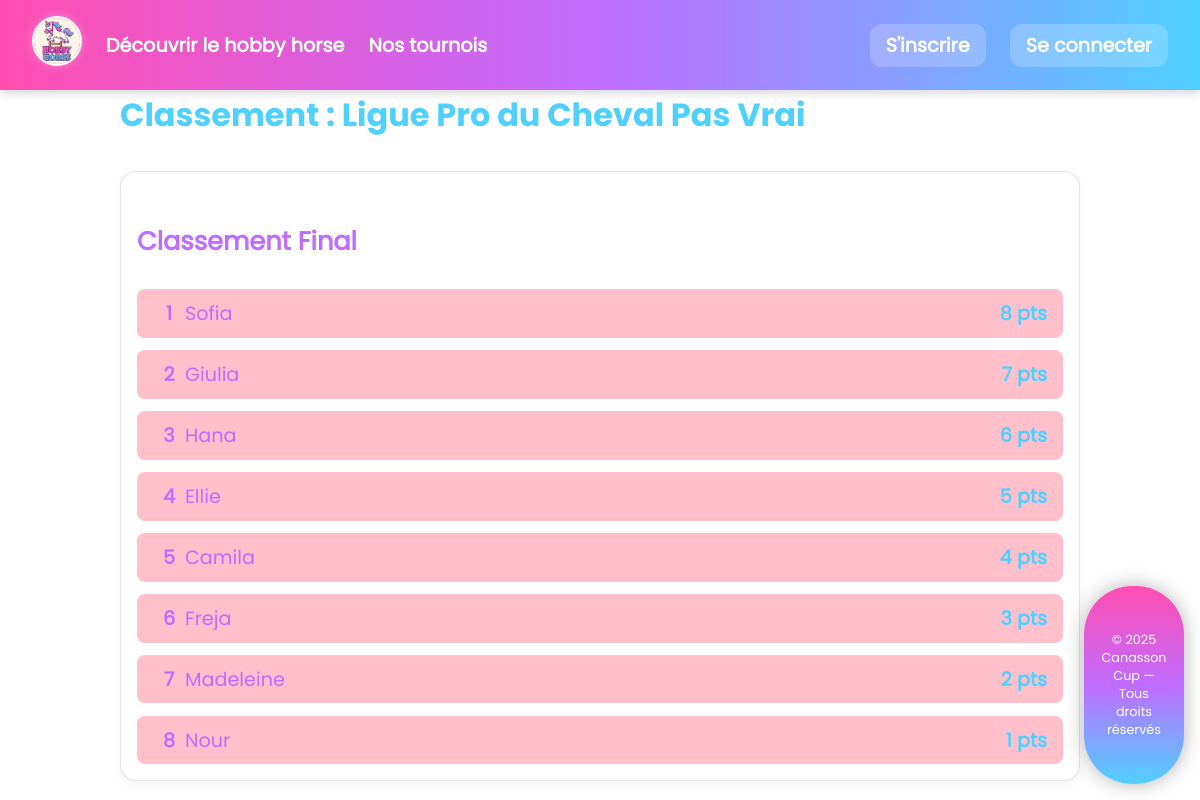
Page /classement.php?tournoi_id=3 on the committed database.
### tables this page shows
CREATE TABLE `tournois` (
  `id` int NOT NULL,
  `nom` varchar(255) NOT NULL,
  `statut` enum('En cours','Terminé','A venir') NOT NULL,
  `date` date NOT NULL,
  `type` enum('elimination','championnat') NOT NULL DEFAULT 'elimination',
  `description` text NOT NULL
);

CREATE TABLE `classements` (
  `id` int NOT NULL,
  `tournoi_id` int NOT NULL,
  `joueur_id` int NOT NULL,
  `position` int DEFAULT NULL,
  `points` int DEFAULT '0'
);

CREATE TABLE `utilisateurs` (
  `id` int NOT NULL,
  `nom_utilisateur` varchar(255) NOT NULL,
  `mot_de_passe` varchar(255) NOT NULL,
  `role` enum('admin','joueur') NOT NULL,
  `token` varchar(255) DEFAULT NULL
);

### classement.php (the view, shortened to what this page needs)
<?php
include('function.php');
$tournoi_id = (int)$_GET['tournoi_id'];
$request = $bdd->prepare("SELECT nom, type
                        FROM tournois
                        WHERE id = :id"
                        );
$request->execute(['id' => $tournoi_id]);
$tournoi = $request->fetch();
$request = $bdd->prepare("
    SELECT c.position, c.points, u.nom_utilisateur
    FROM classements c
    JOIN utilisateurs u ON c.joueur_id = u.id
    WHERE c.tournoi_id = :tournoi_id
    ORDER BY c.position ASC
");
$request->execute(['tournoi_id' => $tournoi_id]);
$classements = $request->fetchAll(PDO::FETCH_ASSOC);
?>
<?php include('head.php'); ?>
<body>
    <?php include('nav.php'); ?>
    <section class="classement__wrapper container">
        <h2>Classement : <?php echo $tournoi['nom']; ?></h2>
        <div class="classement">
            <?php if (count($classements) > 0): ?>
                <div class="classement-round">
                    <h4>Classement Final</h4>
                    <?php foreach ($classements as $classement): ?>
                        <div class="classement-box">
                            <span class="position"><?php echo $classement['position'] ?: '-'; ?></span>
                            <span class="joueur"><?php echo htmlspecialchars($classement['nom_utilisateur']); ?></span>
                            <span class="points"><?php echo $classement['points']; ?> pts</span>
                        </div>
                    <?php endforeach; ?>
                </div>
            <?php else: ?>
                <p>Aucun classement disponible pour ce tournoi.</p>
            <?php endif; ?>
        </div>
    </section>
    <?php include('footer.php'); ?>
</body>
</html>

### assets/css/style.css (style rules this page uses)
.classement { margin-top: 2rem; padding: 1rem; border: 1px solid rgba(0, 0, 0, 0.1); border-radius: 1rem; background: #fff; box-shadow: 0 4px 8px rgba(0, 0, 0, 0.05); }
.classement h4, .classement h3 { font-size: 1.6rem; margin-bottom: 1rem; color: #C06CFF; }
.classement .classement-round { display: flex; flex-direction: column; gap: 0.8rem; }
.classement .classement-box { display: flex; justify-content: space-between; align-items: center; background-color: pink; padding: 0.6rem 1rem; border-radius: 0.5rem; transition: background-color 0.3s ease; }
.classement .classement-box .position { font-weight: bold; width: 2rem; text-align: center; color: #C06CFF; }
.classement .classement-box .joueur { flex: 1; color: #C06CFF; text-align: left; }
.classement .classement-box .points { font-weight: bold; color: #4FD1FF; }
* { box-sizing: border-box; }
body { font-family: "Poppins"; font-size: 1.2rem; margin: 0; padding-top: 4rem; background-image: url(../../assets/img/bg-pink.jpg); }
section { margin-bottom: 3rem; }
h2 { font-family: "PoppinsBold"; font-size: 2rem; color: #4FD1FF; }
.container { width: 80%; margin: 0 auto; }

### rows in the picture
tournois: nom "Ligue Pro du Cheval Pas Vrai"
classements: position "1", joueur.nom_utilisateur "Sofia", points "8"
classements: position "2", joueur.nom_utilisateur "Giulia", points "7"
classements: position "3", joueur.nom_utilisateur "Hana", points "6"
classements: position "4", joueur.nom_utilisateur "Ellie", points "5"
classements: position "5", joueur.nom_utilisateur "Camila", points "4"
classements: position "6", joueur.nom_utilisateur "Freja", points "3"
classements: position "7", joueur.nom_utilisateur "Madeleine", points "2"
classements: position "8", joueur.nom_utilisateur "Nour", points "1"
